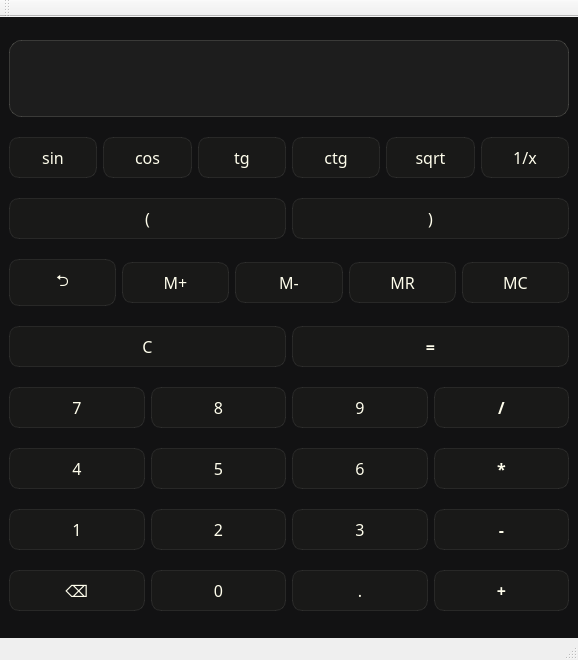
<?xml version="1.0" encoding="UTF-8"?>
<ui version="4.0">
 <class>MainWindow</class>
 <widget class="QMainWindow" name="MainWindow">
  <property name="geometry">
   <rect>
    <x>0</x>
    <y>0</y>
    <width>578</width>
    <height>660</height>
   </rect>
  </property>
  <property name="windowTitle">
   <string>MainWindow</string>
  </property>
  <property name="styleSheet">
   <string notr="true">/* Основной фон - Глубокий темный графит (#222223) */
QWidget#centralwidget {
    background-color: #121213;
}

/* Экран - Эффект чистого матового стекла с кремовым текстом */
QLineEdit#display {
    background-color: rgba(255, 254, 236, 0.05); /* Прозрачный крем */
    border: 1px solid rgba(255, 254, 236, 0.15);
    border-radius: 12px;
    color: #FFFEEC; /* Светлый крем из палитры */
    font-family: &quot;Segoe UI Light&quot;, sans-serif;
    font-size: 38px;
    padding: 10px;
}

/* Общий стиль для кнопок цифр */
QPushButton {
    background-color: rgba(255, 254, 236, 0.03);
    border: 1px solid rgba(255, 254, 236, 0.08);
    border-radius: 10px;
    color: #FFFEEC;
    font-family: &quot;Segoe UI Semibold&quot;;
    font-size: 16px;
    padding: 8px;
}

/* Эффект наведения - Яркое лавандовое свечение */
QPushButton:hover {
    background-color: rgba(188, 180, 255, 0.2); /* Сделали ярче */
    border: 1px solid rgba(188, 180, 255, 0.5); /* Рамка стала отчетливее */
    color: #BCB4FF;
}

/* Эффект нажатия */
QPushButton:pressed {
    background-color: #0A0A0A;
}

/* --- ОПЕРАТОРЫ (+ - * /) --- 
Яркий лавандовый акцент (#BCB4FF) */
QPushButton[text=&quot;+&quot;], QPushButton[text=&quot;-&quot;], 
QPushButton[text=&quot;*&quot;], QPushButton[text=&quot;/&quot;] {
    color: #BCB4FF;
    background-color: rgba(188, 180, 255, 0.15); /* Фон стал плотнее */
    border: 1px solid rgba(188, 180, 255, 0.4); /* Контур стал ярче */
    font-weight: bold;
    font-size: 20px;
}
QPushButton[text=&quot;+&quot;]:hover, QPushButton[text=&quot;-&quot;]:hover, 
QPushButton[text=&quot;*&quot;]:hover, QPushButton[text=&quot;/&quot;]:hover {
    background-color: rgba(188, 180, 255, 0.25);
}

/* --- КНОПКА РАВНО --- 
Главный неоновый акцент - Горчичный (#CAC426) */
QPushButton[text=&quot;=&quot;] {
    background-color: #CAC426;
    color: #222223; /* Темный текст для максимального контраста */
    border: none;
    font-weight: bold;
    font-size: 24px;
}
QPushButton[text=&quot;=&quot;]:hover {
    background-color: #DED94C; /* Чуть светлее при наведении */
}

/* --- УДАЛЕНИЕ И ОЧИСТКА (C, Del) --- */
QPushButton[text=&quot;C&quot;], QPushButton[text=&quot;⌫&quot;], QPushButton[text=&quot;Del&quot;] {
    color: #CAC426;
    border: 1px solid rgba(202, 196, 38, 0.4);
}
QPushButton[text=&quot;C&quot;]:hover, QPushButton[text=&quot;⌫&quot;]:hover, QPushButton[text=&quot;Del&quot;]:hover {
    background-color: rgba(202, 196, 38, 0.1);
}

/* --- НАУЧНЫЕ ФУНКЦИИ И ПАМЯТЬ --- 
Яркий лавандовый текст, чтобы не терялись на фоне */
QPushButton[text=&quot;sin&quot;], QPushButton[text=&quot;cos&quot;], QPushButton[text=&quot;tg&quot;], 
QPushButton[text=&quot;ctg&quot;], QPushButton[text=&quot;sqrt&quot;], QPushButton[text=&quot;1/x&quot;],
QPushButton[text=&quot;(&quot;], QPushButton[text=&quot;)&quot;],
QPushButton[text=&quot;M+&quot;], QPushButton[text=&quot;M-&quot;], QPushButton[text=&quot;MR&quot;], QPushButton[text=&quot;MC&quot;],
QPushButton[text=&quot;⮌&quot;], QPushButton[text=&quot;⮎&quot;], QPushButton[text=&quot;Undo&quot;], QPushButton[text=&quot;Redo&quot;] {
    color: rgba(188, 180, 255, 0.9); /* Почти 100% яркость текста */
    background-color: rgba(188, 180, 255, 0.05); /* Легчайшая заливка */
    border: 1px solid rgba(188, 180, 255, 0.15);
    font-size: 13px;
}
QPushButton[text=&quot;sin&quot;]:hover, QPushButton[text=&quot;cos&quot;]:hover, QPushButton[text=&quot;tg&quot;]:hover, 
QPushButton[text=&quot;ctg&quot;]:hover, QPushButton[text=&quot;sqrt&quot;]:hover, QPushButton[text=&quot;1/x&quot;]:hover,
QPushButton[text=&quot;(&quot;]:hover, QPushButton[text=&quot;)&quot;]:hover,
QPushButton[text=&quot;M+&quot;]:hover, QPushButton[text=&quot;M-&quot;]:hover, QPushButton[text=&quot;MR&quot;]:hover, QPushButton[text=&quot;MC&quot;]:hover,
QPushButton[text=&quot;⮌&quot;]:hover, QPushButton[text=&quot;⮎&quot;]:hover, QPushButton[text=&quot;Undo&quot;]:hover, QPushButton[text=&quot;Redo&quot;]:hover {
    background-color: rgba(188, 180, 255, 0.15);
}</string>
  </property>
  <widget class="QWidget" name="centralwidget">
   <layout class="QVBoxLayout" name="verticalLayout" stretch="1,0,0,0,0,0,0,0,0">
    <item>
     <widget class="QLineEdit" name="display">
      <property name="minimumSize">
       <size>
        <width>0</width>
        <height>60</height>
       </size>
      </property>
      <property name="font">
       <font>
        <family>Segoe UI Light</family>
        <pointsize>-1</pointsize>
       </font>
      </property>
      <property name="alignment">
       <set>Qt::AlignmentFlag::AlignRight|Qt::AlignmentFlag::AlignTrailing|Qt::AlignmentFlag::AlignVCenter</set>
      </property>
      <property name="readOnly">
       <bool>true</bool>
      </property>
     </widget>
    </item>
    <item>
     <layout class="QHBoxLayout" name="horizontalLayout_7">
      <item>
       <widget class="QPushButton" name="btnSin">
        <property name="font">
         <font>
          <family>Segoe UI Semibold</family>
          <pointsize>-1</pointsize>
         </font>
        </property>
        <property name="text">
         <string>sin</string>
        </property>
       </widget>
      </item>
      <item>
       <widget class="QPushButton" name="btnCos">
        <property name="font">
         <font>
          <family>Segoe UI Semibold</family>
          <pointsize>-1</pointsize>
         </font>
        </property>
        <property name="text">
         <string>cos</string>
        </property>
       </widget>
      </item>
      <item>
       <widget class="QPushButton" name="btnTg">
        <property name="font">
         <font>
          <family>Segoe UI Semibold</family>
          <pointsize>-1</pointsize>
         </font>
        </property>
        <property name="text">
         <string>tg</string>
        </property>
       </widget>
      </item>
      <item>
       <widget class="QPushButton" name="btnCtg">
        <property name="font">
         <font>
          <family>Segoe UI Semibold</family>
          <pointsize>-1</pointsize>
         </font>
        </property>
        <property name="text">
         <string>ctg</string>
        </property>
       </widget>
      </item>
      <item>
       <widget class="QPushButton" name="btnSqrt">
        <property name="font">
         <font>
          <family>Segoe UI Semibold</family>
          <pointsize>-1</pointsize>
         </font>
        </property>
        <property name="text">
         <string>sqrt</string>
        </property>
       </widget>
      </item>
      <item>
       <widget class="QPushButton" name="btnRecip">
        <property name="font">
         <font>
          <family>Segoe UI Semibold</family>
          <pointsize>-1</pointsize>
         </font>
        </property>
        <property name="text">
         <string>1/x</string>
        </property>
       </widget>
      </item>
     </layout>
    </item>
    <item>
     <layout class="QHBoxLayout" name="horizontalLayout_8">
      <item>
       <widget class="QPushButton" name="btnOpen">
        <property name="font">
         <font>
          <family>Segoe UI Semibold</family>
          <pointsize>-1</pointsize>
         </font>
        </property>
        <property name="text">
         <string>(</string>
        </property>
       </widget>
      </item>
      <item>
       <widget class="QPushButton" name="btnClose">
        <property name="font">
         <font>
          <family>Segoe UI Semibold</family>
          <pointsize>-1</pointsize>
         </font>
        </property>
        <property name="text">
         <string>)</string>
        </property>
       </widget>
      </item>
     </layout>
    </item>
    <item>
     <layout class="QHBoxLayout" name="horizontalLayout_9">
      <item>
       <widget class="QPushButton" name="btnUndo">
        <property name="font">
         <font>
          <family>Segoe UI Semibold</family>
          <pointsize>-1</pointsize>
         </font>
        </property>
        <property name="cursor">
         <cursorShape>ArrowCursor</cursorShape>
        </property>
        <property name="text">
         <string>⮌</string>
        </property>
       </widget>
      </item>
      <item>
       <widget class="QPushButton" name="btnMPlus">
        <property name="font">
         <font>
          <family>Segoe UI Semibold</family>
          <pointsize>-1</pointsize>
         </font>
        </property>
        <property name="text">
         <string>M+</string>
        </property>
       </widget>
      </item>
      <item>
       <widget class="QPushButton" name="btnMMinus">
        <property name="font">
         <font>
          <family>Segoe UI Semibold</family>
          <pointsize>-1</pointsize>
         </font>
        </property>
        <property name="text">
         <string>M-</string>
        </property>
       </widget>
      </item>
      <item>
       <widget class="QPushButton" name="btnMR">
        <property name="font">
         <font>
          <family>Segoe UI Semibold</family>
          <pointsize>-1</pointsize>
         </font>
        </property>
        <property name="text">
         <string>MR</string>
        </property>
       </widget>
      </item>
      <item>
       <widget class="QPushButton" name="btnMC">
        <property name="font">
         <font>
          <family>Segoe UI Semibold</family>
          <pointsize>-1</pointsize>
         </font>
        </property>
        <property name="text">
         <string>MC</string>
        </property>
       </widget>
      </item>
     </layout>
    </item>
    <item>
     <layout class="QHBoxLayout" name="horizontalLayout_10">
      <item>
       <widget class="QPushButton" name="btnClear">
        <property name="font">
         <font>
          <family>Segoe UI Semibold</family>
          <pointsize>-1</pointsize>
         </font>
        </property>
        <property name="text">
         <string>C</string>
        </property>
       </widget>
      </item>
      <item>
       <widget class="QPushButton" name="btnEqual">
        <property name="font">
         <font>
          <family>Segoe UI Semibold</family>
          <pointsize>-1</pointsize>
          <bold>true</bold>
         </font>
        </property>
        <property name="cursor">
         <cursorShape>ArrowCursor</cursorShape>
        </property>
        <property name="text">
         <string>=</string>
        </property>
       </widget>
      </item>
     </layout>
    </item>
    <item>
     <layout class="QHBoxLayout" name="horizontalLayout_5">
      <item>
       <widget class="QPushButton" name="btn7">
        <property name="font">
         <font>
          <family>Segoe UI Semibold</family>
          <pointsize>-1</pointsize>
         </font>
        </property>
        <property name="text">
         <string>7</string>
        </property>
       </widget>
      </item>
      <item>
       <widget class="QPushButton" name="btn8">
        <property name="font">
         <font>
          <family>Segoe UI Semibold</family>
          <pointsize>-1</pointsize>
         </font>
        </property>
        <property name="text">
         <string>8</string>
        </property>
       </widget>
      </item>
      <item>
       <widget class="QPushButton" name="btn9">
        <property name="font">
         <font>
          <family>Segoe UI Semibold</family>
          <pointsize>-1</pointsize>
         </font>
        </property>
        <property name="text">
         <string>9</string>
        </property>
       </widget>
      </item>
      <item>
       <widget class="QPushButton" name="btnDiv">
        <property name="font">
         <font>
          <family>Segoe UI Semibold</family>
          <pointsize>-1</pointsize>
          <bold>true</bold>
         </font>
        </property>
        <property name="text">
         <string>/</string>
        </property>
       </widget>
      </item>
     </layout>
    </item>
    <item>
     <layout class="QHBoxLayout" name="horizontalLayout_3">
      <item>
       <widget class="QPushButton" name="btn4">
        <property name="font">
         <font>
          <family>Segoe UI Semibold</family>
          <pointsize>-1</pointsize>
         </font>
        </property>
        <property name="text">
         <string>4</string>
        </property>
       </widget>
      </item>
      <item>
       <widget class="QPushButton" name="btn5">
        <property name="font">
         <font>
          <family>Segoe UI Semibold</family>
          <pointsize>-1</pointsize>
         </font>
        </property>
        <property name="text">
         <string>5</string>
        </property>
       </widget>
      </item>
      <item>
       <widget class="QPushButton" name="btn6">
        <property name="font">
         <font>
          <family>Segoe UI Semibold</family>
          <pointsize>-1</pointsize>
         </font>
        </property>
        <property name="text">
         <string>6</string>
        </property>
       </widget>
      </item>
      <item>
       <widget class="QPushButton" name="btnMult">
        <property name="font">
         <font>
          <family>Segoe UI Semibold</family>
          <pointsize>-1</pointsize>
          <bold>true</bold>
         </font>
        </property>
        <property name="text">
         <string>*</string>
        </property>
       </widget>
      </item>
     </layout>
    </item>
    <item>
     <layout class="QHBoxLayout" name="horizontalLayout_4">
      <item>
       <widget class="QPushButton" name="btn1">
        <property name="font">
         <font>
          <family>Segoe UI Semibold</family>
          <pointsize>-1</pointsize>
         </font>
        </property>
        <property name="text">
         <string>1</string>
        </property>
       </widget>
      </item>
      <item>
       <widget class="QPushButton" name="btn2">
        <property name="font">
         <font>
          <family>Segoe UI Semibold</family>
          <pointsize>-1</pointsize>
         </font>
        </property>
        <property name="text">
         <string>2</string>
        </property>
       </widget>
      </item>
      <item>
       <widget class="QPushButton" name="btn3">
        <property name="font">
         <font>
          <family>Segoe UI Semibold</family>
          <pointsize>-1</pointsize>
         </font>
        </property>
        <property name="text">
         <string>3</string>
        </property>
       </widget>
      </item>
      <item>
       <widget class="QPushButton" name="btnMinus">
        <property name="font">
         <font>
          <family>Segoe UI Semibold</family>
          <pointsize>-1</pointsize>
          <bold>true</bold>
         </font>
        </property>
        <property name="text">
         <string>-</string>
        </property>
       </widget>
      </item>
     </layout>
    </item>
    <item>
     <layout class="QHBoxLayout" name="horizontalLayout_6">
      <item>
       <widget class="QPushButton" name="btnDel">
        <property name="font">
         <font>
          <family>Segoe UI Semibold</family>
          <pointsize>-1</pointsize>
         </font>
        </property>
        <property name="text">
         <string>⌫</string>
        </property>
       </widget>
      </item>
      <item>
       <widget class="QPushButton" name="btn0">
        <property name="font">
         <font>
          <family>Segoe UI Semibold</family>
          <pointsize>-1</pointsize>
         </font>
        </property>
        <property name="text">
         <string>0</string>
        </property>
       </widget>
      </item>
      <item>
       <widget class="QPushButton" name="btnDot">
        <property name="font">
         <font>
          <family>Segoe UI Semibold</family>
          <pointsize>-1</pointsize>
         </font>
        </property>
        <property name="text">
         <string>.</string>
        </property>
       </widget>
      </item>
      <item>
       <widget class="QPushButton" name="btnPlus">
        <property name="font">
         <font>
          <family>Segoe UI Semibold</family>
          <pointsize>-1</pointsize>
          <bold>true</bold>
         </font>
        </property>
        <property name="text">
         <string>+</string>
        </property>
       </widget>
      </item>
     </layout>
    </item>
   </layout>
  </widget>
  <widget class="QMenuBar" name="menubar">
   <property name="geometry">
    <rect>
     <x>0</x>
     <y>0</y>
     <width>578</width>
     <height>21</height>
    </rect>
   </property>
  </widget>
  <widget class="QStatusBar" name="statusbar"/>
  <widget class="QToolBar" name="toolBar">
   <property name="windowTitle">
    <string>toolBar</string>
   </property>
   <attribute name="toolBarArea">
    <enum>TopToolBarArea</enum>
   </attribute>
   <attribute name="toolBarBreak">
    <bool>false</bool>
   </attribute>
  </widget>
 </widget>
 <resources/>
 <connections/>
</ui>
